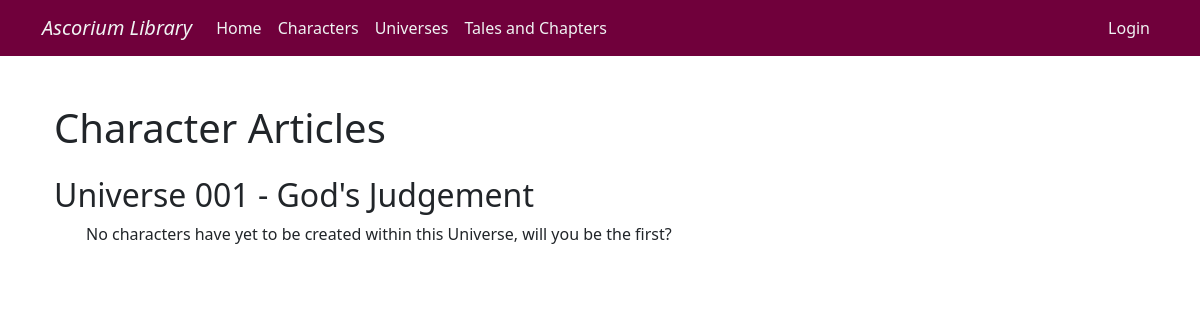
Before: /CharacterArticles/ with the older database file.
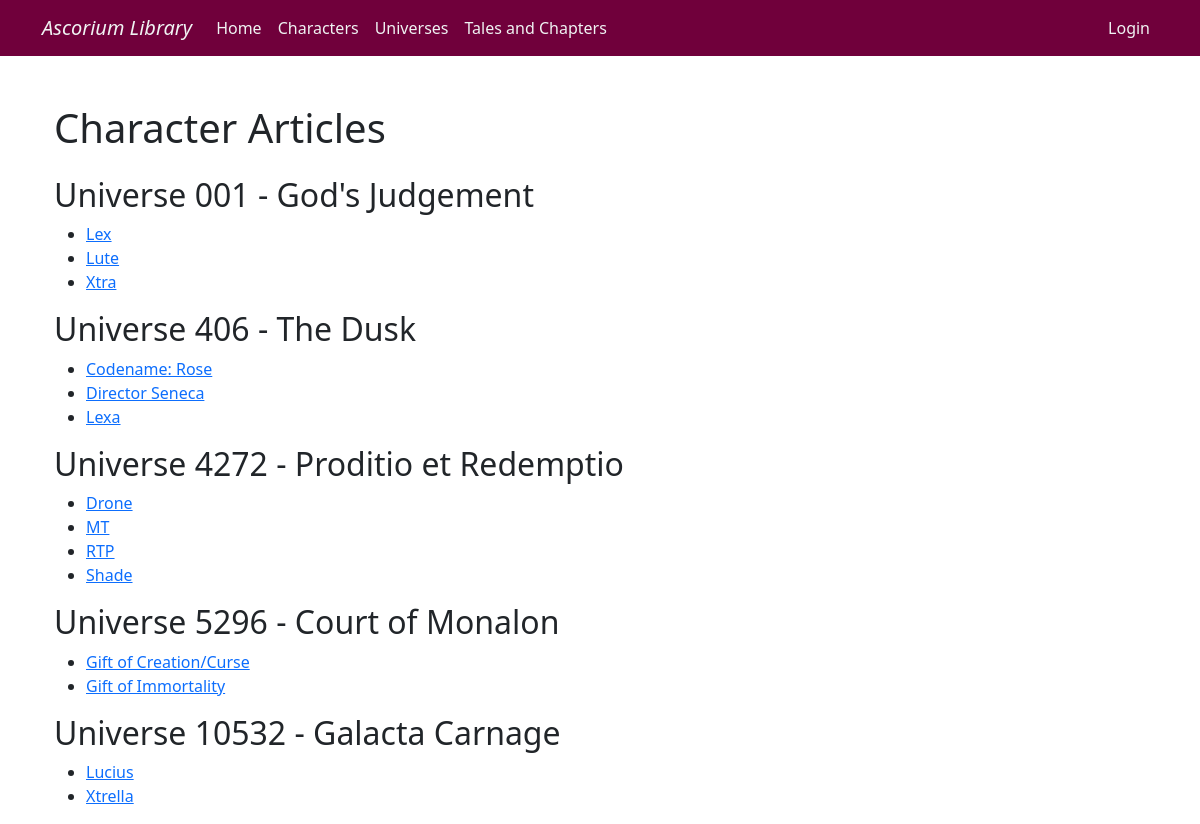
After: the same page with the newer database file.
### Story_Database/models.py (models this page shows, shortened)
class UniverseDatabase(models.Model):   #Universe Database
    Name=models.CharField(max_length=64)
    UniverseAuthor=models.CharField(max_length=64, null=True)   #can be left empty, since multiple authors for a Universe could exist since they can be large projects of work
    UniverseNumber=models.PositiveIntegerField(unique=True)     #primary key using unique=True
    UniverseDescription=models.TextField() #textfield for the description that can vary in size depending on how creative the user is

class CharacterDatabase(models.Model):  #Character database
    Name = models.CharField(max_length=64)
    Author = models.CharField(max_length=64, editable=False)   #the author is not editable, it is linked to the account that made it
    CharacterDescription = models.TextField()
    UniverseNumber = models.ForeignKey(UniverseDatabase, on_delete=models.CASCADE)  #foreign key to Unieverse Database, and so upon deletion of a universe no characters from it exist and so .cascade is added
    Tags = models.ManyToManyField("self", blank=True, symmetrical=False)    #relations to other characters from Character database  (symmetrical since it doesnt go both ways always) blank because it can be left empty

### Story_Database/views.py (the view)
# urls.py: path('CharacterArticles/', views.CharacterArticles, name='CharacterArticles'),
def CharacterArticles(request):
       Universes=UniverseDatabase.objects.order_by("UniverseNumber") #create Universes which is the model of UniverseDatabase but orders it based on Universe Number
       CharacterDictionary = {     #create a dictionary storing characters with their relevant universe they live in (foreign key)
              universe: CharacterDatabase.objects.filter(UniverseNumber=universe).order_by("Name") #ordered by name so characters can be found in their universe alphabetically
              for universe in Universes #loops for each universe for all Universes (Database)
       }
       for universe, characters in CharacterDictionary.items():
        print(f"Universe: {universe.Name}, Characters: {characters.count()}")
       context = {"CharacterDictionary":CharacterDictionary} #create context for teh dictionary for html file
       return render(request, "CharacterArticles.html", context) #render the html file and send the context

### Story_Database/templates/CharacterArticles.html (shortened to what this page needs)
{% extends "base.html" %}
{% block content %}
<div class="container mt-5">
    <h1 class="mb-4">Character Articles</h1>
    {% for universe, characters in CharacterDictionary.items %}
    <h2>Universe {{ universe.UniverseNumber|stringformat:"03d" }} - {{ universe.Name }}</h2>
    <ul>
        {% for character in characters %}
            <li>
                <a href="{% url 'CharacterPage' character.id %}">{{ character.Name }}</a>
            </li>
        {% empty %}
            <p>No characters have yet to be created within this Universe, will you be the first?</p>
        {% endfor %}
    </ul>
    {% endfor %}
</div>
{% endblock %}

### Story_Database/templates/base.html (shortened to what this page needs)
<!DOCTYPE html>
<html lang="en">
{% load static %}
<head>
    <link href="https://cdn.jsdelivr.net/npm/bootstrap@5.3.3/dist/css/bootstrap.min.css" rel="stylesheet">
    <link rel="stylesheet" href="{% static 'styles.css' %}"/>
</head>
<body>
    <nav class="navbar navbar-expand-lg CSSNavBar">
      <div class="container">
        <a class="navbar-brand" href="{% url 'index' %}"><i>Ascorium Library</i></a>
        <div class="collapse navbar-collapse" id="navbarNav">
          <ul class="navbar-nav">
            <li class="nav-item"><a class="nav-link" href="{% url 'index' %}">Home</a></li>
            <li class="nav-item"><a class="nav-link" href="{% url 'CharacterArticles' %}">Characters</a></li>
            <li class="nav-item"><a class="nav-link" href="{% url 'UniverseArticles' %}">Universes</a></li>
            <li class="nav-item"><a class="nav-link" href="{% url 'TalesAndChapters' %}">Tales and Chapters</a></li>
            {% if user.is_authenticated %}
            <li class="nav-item ms-lg-auto"><a class="nav-link" href="{% url 'ProfilePage' %}">Profile</a></li>
            {% else %}
            <li class="nav-item ms-lg-auto"><a class="nav-link" href="{% url 'login' %}">Login</a></li>
            {% endif %}
          </ul>
        </div>
      </div>
    </nav>
  <div class="container">
    {% block content %}{% endblock %}
  </div>
</body>
</html>

### static/styles.css (style rules this page uses)
.CSSNavBar { background-color: #70003B; }
.CSSNavBar .navbar-brand, .CSSNavBar .nav-link { color: #F0F3F3; }
.navbar-nav { display: flex; width: 100%; }

Changed rows visible on the page:
changed UniverseDatabase "God's Judgement": no longer shows "No characters have yet to be created within this Universe, will you be the first?"
added CharacterDatabase: Name "Lex", shown under UniverseDatabase "God's Judgement"
added CharacterDatabase: Name "Lute", shown under UniverseDatabase "God's Judgement"
added CharacterDatabase: Name "Xtra", shown under UniverseDatabase "God's Judgement"
added UniverseDatabase: UniverseNumber "406", Name "The Dusk"
added CharacterDatabase: Name "Codename: Rose", shown under "406"
added CharacterDatabase: Name "Director Seneca", shown under "406"
added CharacterDatabase: Name "Lexa", shown under "406"
added UniverseDatabase: UniverseNumber "4272", Name "Proditio et Redemptio"
added CharacterDatabase: Name "Drone", shown under "4272"
added CharacterDatabase: Name "MT", shown under "4272"
added CharacterDatabase: Name "RTP", shown under "4272"
added CharacterDatabase: Name "Shade", shown under "4272"
added UniverseDatabase: UniverseNumber "5296", Name "Court of Monalon"
added CharacterDatabase: Name "Gift of Creation/Curse", shown under "5296"
added CharacterDatabase: Name "Gift of Immortality", shown under "5296"
added UniverseDatabase: UniverseNumber "10532", Name "Galacta Carnage"
added CharacterDatabase: Name "Lucius", shown under "10532"
added CharacterDatabase: Name "Xtrella", shown under "10532"
